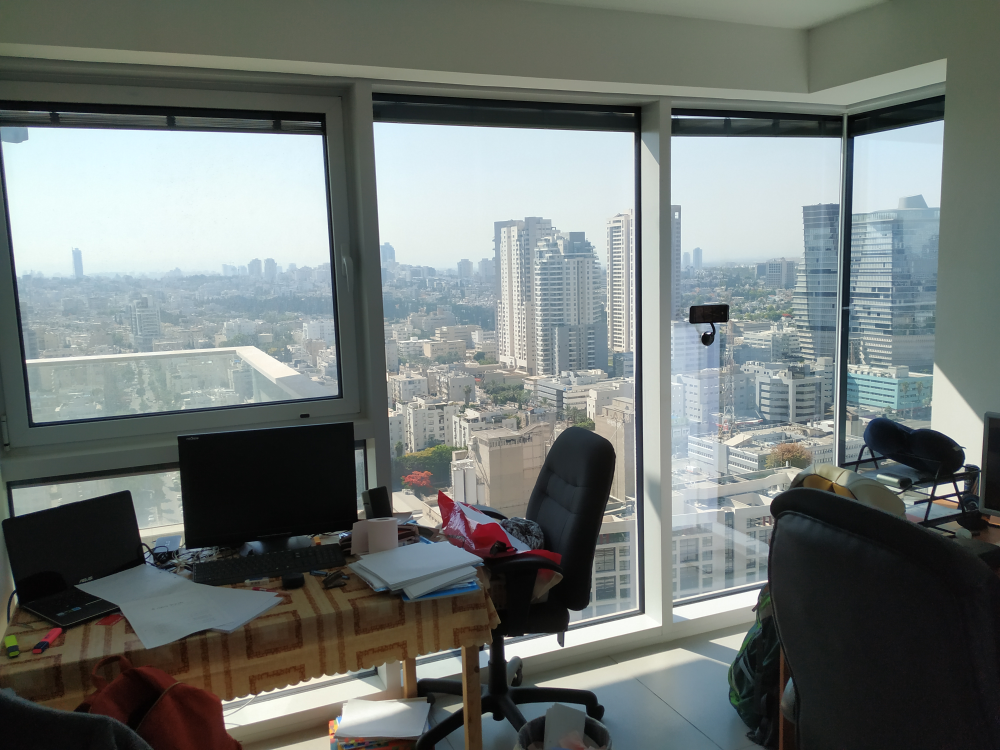
#> input picture Outputs/Videos data/Photography layout/room.jpg, 4000 x 3000 px, given in place of stand2.jpg, which was not available (shown at 1/4 size)
$ jupyter execute VideosTimes.ipynb   (shell and % lines are left out)   (text cells are left out)
#> lines starting #> are read from the running program, lines starting #| are printed output that depends on the picture; pictures that were not available may be replaced by others from this repository, and a replacement may not be noted
[cell 1]
import numpy as np
import scipy as sp
import scipy.stats as stats
import matplotlib as mpl
import matplotlib.pyplot as plt
from numpy.polynomial.polynomial import polyfit
import pandas as pd
import seaborn as sns
import re
from pathlib import Path
import pickle as pkl
from time import time
from datetime import datetime
from tqdm import tqdm, tnrange, tqdm_notebook
from pprint import pprint
import os, sys
from warnings import warn
import itertools
from collections import Counter
import cv2
from PIL import Image

[cell 2]
mpl.rcParams.update({'font.size': 13})

[cell 3]
plt.figure(figsize=(16,10))
plt.imshow(np.asarray(Image.open('../Outputs/Videos data/Photography layout/stand2.jpg')))
plt.xticks(())
plt.yticks(());

[cell 4]
plt.figure(figsize=(16,10))
plt.imshow(np.asarray(Image.open('../Outputs/Videos data/Photography layout/close_up.jpg')))
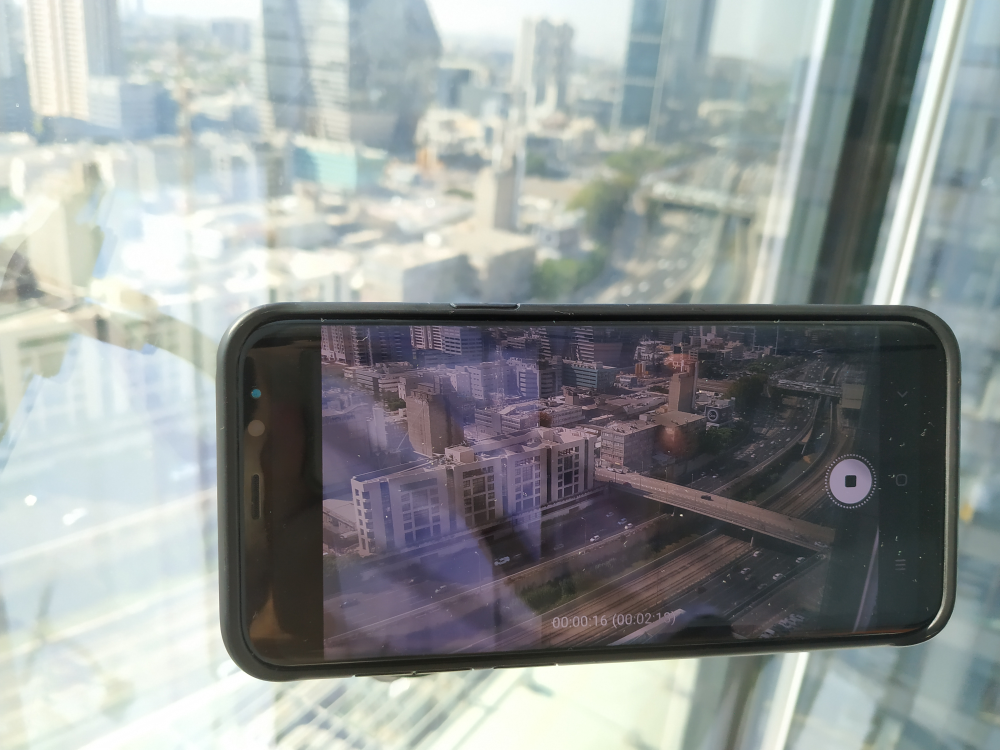
#> input picture Outputs/Videos data/Photography layout/close_up.jpg, 4000 x 3000 px (shown at 1/4 size)
plt.xticks(())
plt.yticks(());

[cell 5]
DATA = Path(r'd:\media\videos\ayalon')
files = [f for f in os.listdir(DATA) if f.endswith('.mp4')]
print('Number of videos:', len(files))
print(files[:3])
print(files[-3:])

[cell 6]
FPS = 30/8
lengths = [cv2.VideoCapture(str(DATA/file)).get(cv2.CAP_PROP_FRAME_COUNT) / (60*FPS) for file in files]
print(f'{len(lengths):d} videos X {np.mean(lengths):.0f} minutes per video = {np.sum(lengths)/60:.1f} hours')

sizes_mb = [os.path.getsize(DATA/f)/1e6 for f in files]
print(f'{len(sizes_mb):d} videos X {np.mean(sizes_mb):.0f} MB per video = {np.sum(sizes_mb)/1e3:.1f} GB')

_, axs = plt.subplots(2,1, figsize=(6,6))

ax = axs[0]
sns.distplot(lengths, kde=False, ax=ax)
ax.set_xlim((0,None))
ax.set_xlabel('Video length [min]')
ax.set_ylabel('Number of videos')
ax.grid()

ax = axs[1]
sns.distplot(sizes_mb, kde=False, ax=ax)
ax.set_xlim((0,None))
ax.set_xlabel('Video size [MB]')
ax.set_ylabel('Number of videos')
ax.grid()

plt.tight_layout()
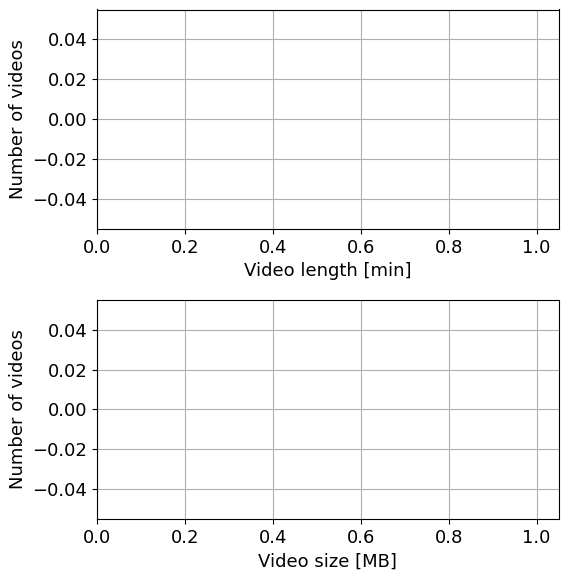
#> figure drawn by matplotlib, 2 panels

[cell 7]
dt = [datetime(int(f[:4]),int(f[4:6]),int(f[6:8]),int(f[9:11]),int(f[11:13]),int(f[13:15])) for f in files]
weekdays = [(d.weekday() + 1) % 7 + 1 for d in dt] # Hebrew format, i.e. 1 = Sunday, 7 = Saturday

[cell 8]
count = Counter([d.strftime(f'%m-%d ({wd:d})') for d,wd in zip(dt,weekdays)])

plt.figure(figsize=(12,4))
sns.barplot(x=list(count.keys()), y=list(count.values()))
plt.xlabel('Date (weekday)')
plt.ylabel('Number of videos')
plt.grid()
plt.xticks(rotation=45);

[cell 9]
count = Counter(weekdays)

plt.figure(figsize=(12,4))
sns.barplot(x=list(count.keys()), y=list(count.values()))
plt.xlabel('Weekday')
plt.ylabel('Number of videos')
plt.grid()

[cell 10]
count = Counter([(d.weekday() + 1) % 7 + 1 for d in np.unique([d.date() for d in dt])])

plt.figure(figsize=(12,4))
sns.barplot(x=list(count.keys()), y=list(count.values()))
plt.xlabel('Weekday')
plt.ylabel('Number of different dates with videos')
plt.grid()

[cell 11]
count = Counter([d.hour for d in dt])
count = {h: (count[h] if h in count else 0) for h in list(range(6,24))+list(range(0,6))}

plt.figure(figsize=(12,4))
sns.barplot(x=list(count.keys()), y=list(count.values()))
plt.xlabel('Hour')
plt.ylabel('Number of videos')
plt.grid()
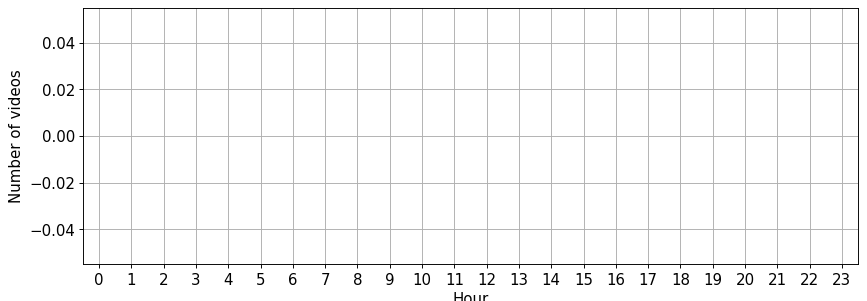
#> figure drawn by matplotlib, 1 panel

[cell 12]
times = [d.hour+d.minute/60+d.second/3600 for d in dt]

_, axs = plt.subplots(2,1, figsize=(8,8))

ax = axs[0]
sns.violinplot(x = weekdays, y = times, cut=0, bw=0.1, ax=ax)
ax.set_xticklabels(('Sunday','Monday','Tuesday','Wednesday','Thursday','Friday','Saturday'))
#ax.set_xlabel('Weekday')
ax.set_ylabel('Hour')
ax.set_ylim((0,24))
ax.set_title(f'Videos Times per Weekday (total videos: {len(times):d})')
ax.grid()

ax = axs[1]
ax.plot(weekdays, times, 'bd', markersize=8)
ax.set_xticks(np.arange(1,8))
ax.set_xticklabels(('Sunday','Monday','Tuesday','Wednesday','Thursday','Friday','Saturday'))
#ax.set_xlabel('Weekday')
ax.set_ylabel('Hour')
ax.set_ylim((0,24))
ax.set_title(f'Videos Times per Weekday (total videos: {len(times):d})')
ax.grid()

plt.tight_layout()
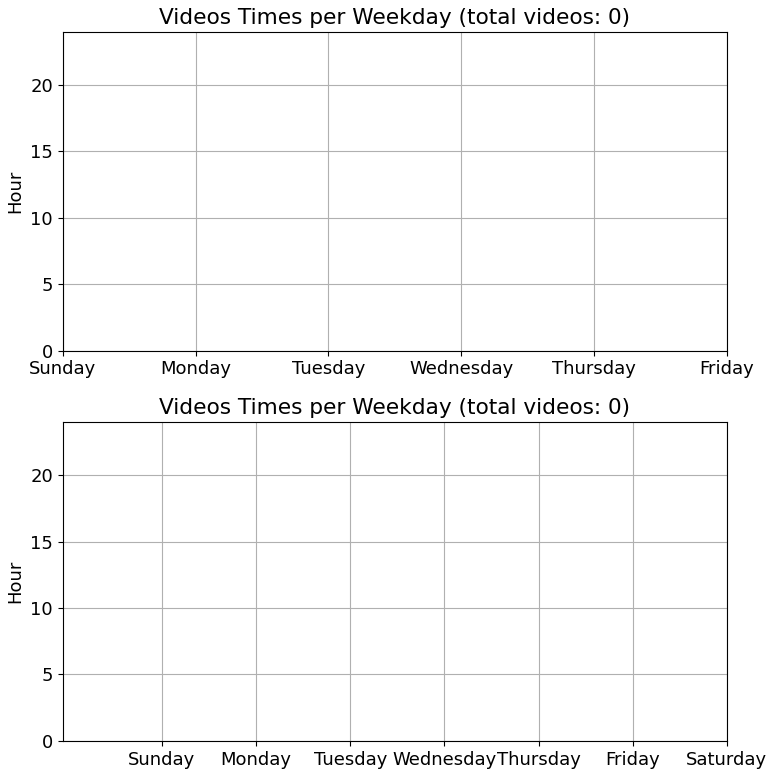
#> figure drawn by matplotlib, 1 panel
